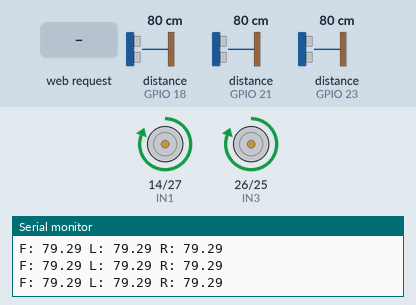
Simulated run of this sketch. Board: ESP32. On the bench: motor-driver pin pairs drawn as motors (green arrow = first pin HIGH = forward, orange = second pin HIGH = backward, longer = more drive), the last lines printed to the serial monitor. Wiring (inferred from the names in the program): 3 × ultrasonic range finder: trigger GPIO 5, echo GPIO 18 / trigger GPIO 19, echo GPIO 21 / trigger GPIO 22, echo GPIO 23. Inputs (shaded band) come from the test bench; at power-on: distance to the obstacle (sensors on GPIO 18, GPIO 21, GPIO 23) 80 cm. The echo pulse lasts 58.3 µs per cm; WiFi joins after 1.5 s; servers stay silent unless stated; random numbers use the default seed unless the sketch sets one.

Above: at 3.93 s.
4.3 s: distance to the obstacle (sensor on GPIO 18) set to 27 cm
7.3 s: distance to the obstacle (sensor on GPIO 18) set to 23 cm
10.3 s: distance to the obstacle (sensor on GPIO 21) set to 29 cm
At 10.3 s:
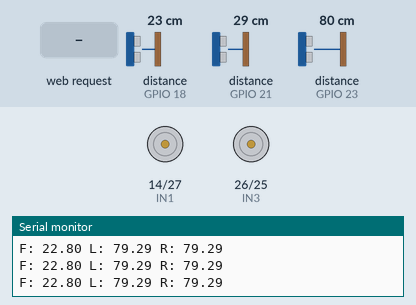
13.3 s: distance to the obstacle (sensor on GPIO 21) set to 23 cm
At 13.35 s:
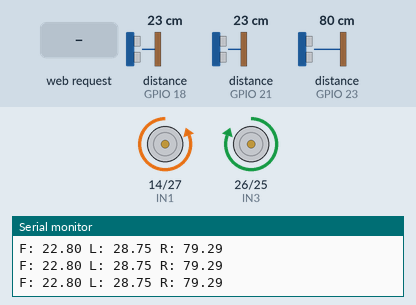
16.3 s: HTTP request GET /back received
At 16.64 s:
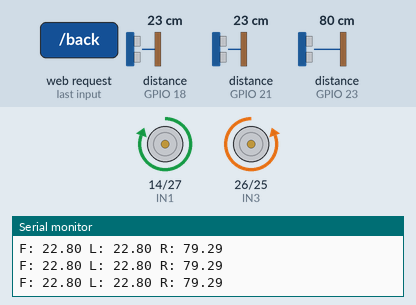
19.3 s: HTTP request GET /manual received
Timing chart, 0 to 21.8 s (numbered marks = the images above; inputs shaded):
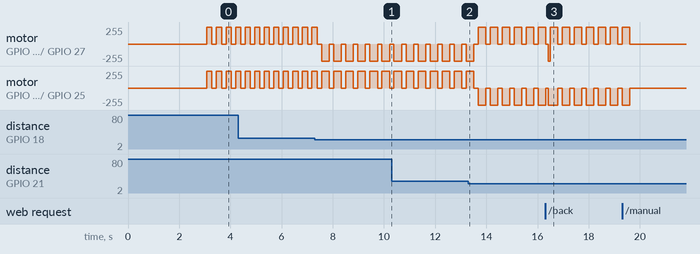

Measured:
- the behaviour switches between 26 and 25 cm on distance to the obstacle (sensor on GPIO 21) (found by bisection; images 1 and 2)

The sketch:

sketch_apr4a.ino
```cpp
#include <WiFi.h>
#include <ArduinoOTA.h>

const char htmlPage[] PROGMEM = R"rawhtml(
<!DOCTYPE html>
<html lang="en">
<head>
<meta charset="UTF-8">
<meta name="viewport" content="width=device-width, initial-scale=1.0">
<title>Rover Control</title>
<style>
  * { margin: 0; padding: 0; box-sizing: border-box; -webkit-tap-highlight-color: transparent; }

  body {
    background: #0f1117;
    color: #e0e6ed;
    font-family: 'Segoe UI', system-ui, sans-serif;
    min-height: 100vh;
    display: flex;
    flex-direction: column;
  }

  /* HEADER */
  header {
    padding: 1rem 1.5rem;
    border-bottom: 1px solid #1e2530;
    display: flex;
    align-items: center;
    justify-content: space-between;
  }

  .title { font-size: 1.1rem; font-weight: 600; color: #fff; letter-spacing: 0.03em; }
  .title span { font-size: 0.7rem; color: #556070; font-weight: 400; margin-left: 8px; }

  .status {
    display: flex;
    align-items: center;
    gap: 6px;
    font-size: 0.72rem;
    color: #556070;
  }

  .dot {
    width: 7px; height: 7px;
    border-radius: 50%;
    background: #22c55e;
    box-shadow: 0 0 6px #22c55e;
    animation: blink 2s infinite;
  }

  @keyframes blink { 0%,100%{opacity:1} 50%{opacity:0.3} }

  /* PAGE */
  .page {
    flex: 1;
    padding: 1.2rem;
    display: flex;
    flex-direction: column;
    gap: 1rem;
    max-width: 500px;
    margin: 0 auto;
    width: 100%;
  }

  /* SENSORS */
  .sensor-row { display: grid; grid-template-columns: 1fr 1fr 1fr; gap: 8px; }

  .sensor {
    background: #161c24;
    border: 1px solid #1e2530;
    border-radius: 8px;
    padding: 0.8rem 0.6rem;
    text-align: center;
  }

  .sensor-label { font-size: 0.6rem; color: #556070; text-transform: uppercase; letter-spacing: 0.1em; margin-bottom: 4px; }
  .sensor-val { font-size: 1.3rem; font-weight: 700; color: #38bdf8; }
  .sensor-val.warn { color: #f87171; }
  .sensor-unit { font-size: 0.55rem; color: #556070; margin-top: 1px; }

  /* MODE */
  .mode-row { display: grid; grid-template-columns: 1fr 1fr; gap: 8px; }

  .mode-btn {
    padding: 0.65rem 1rem;
    border-radius: 8px;
    border: 1px solid #1e2530;
    background: #161c24;
    color: #556070;
    font-size: 0.75rem;
    font-weight: 500;
    cursor: pointer;
    text-decoration: none;
    text-align: center;
    transition: all 0.15s;
    display: flex;
    align-items: center;
    justify-content: center;
    gap: 6px;
  }

  .mode-btn:hover { border-color: #2e3a4a; color: #94a3b8; }
  .mode-btn.active-auto   { border-color: #22c55e; color: #22c55e; background: #0f2018; }
  .mode-btn.active-manual { border-color: #f59e0b; color: #f59e0b; background: #1c1608; }

  /* D-PAD */
  .dpad-section {
    background: #161c24;
    border: 1px solid #1e2530;
    border-radius: 10px;
    padding: 1.2rem 1rem;
  }

  .section-title {
    font-size: 0.6rem;
    text-transform: uppercase;
    letter-spacing: 0.12em;
    color: #556070;
    margin-bottom: 1rem;
  }

  .dpad {
    display: grid;
    grid-template-columns: repeat(3, 1fr);
    gap: 8px;
    max-width: 210px;
    margin: 0 auto;
  }

  .btn {
    aspect-ratio: 1;
    background: #0f1117;
    border: 1px solid #1e2530;
    border-radius: 8px;
    display: flex;
    align-items: center;
    justify-content: center;
    cursor: pointer;
    text-decoration: none;
    color: #94a3b8;
    transition: all 0.1s;
    user-select: none;
    -webkit-user-select: none;
    font-size: 1.1rem;
  }

  .btn:hover { border-color: #38bdf8; color: #38bdf8; background: #0c1c26; }
  .btn:active, .btn.pressed { background: #0c1c26; border-color: #38bdf8; transform: scale(0.92); color: #38bdf8; }

  .btn.stop {
    background: #1a0d10;
    border-color: #3a1520;
    color: #f87171;
    font-size: 0.65rem;
    font-weight: 600;
    letter-spacing: 0.05em;
  }

  .btn.stop:hover { border-color: #f87171; }
  .btn.stop:active, .btn.stop.pressed { border-color: #f87171; transform: scale(0.92); }
  .btn.empty { background: transparent; border-color: transparent; pointer-events: none; }

  /* BOTTOM ROW */
  .bottom-row {
    display: grid;
    grid-template-columns: 1fr 1fr;
    gap: 8px;
  }

  .info-box {
    background: #161c24;
    border: 1px solid #1e2530;
    border-radius: 8px;
    padding: 0.8rem 1rem;
  }

  .info-label { font-size: 0.6rem; color: #556070; text-transform: uppercase; letter-spacing: 0.1em; margin-bottom: 5px; }
  .info-val { font-size: 0.78rem; color: #e0e6ed; font-weight: 500; }
  .info-val.green { color: #22c55e; }
  .info-val.red { color: #f87171; }
  .info-val.blue { color: #38bdf8; }

  /* LOG */
  .log-box {
    background: #161c24;
    border: 1px solid #1e2530;
    border-radius: 8px;
    padding: 0.8rem 1rem;
  }

  .log-inner {
    font-size: 0.65rem;
    color: #556070;
    line-height: 1.7;
    max-height: 80px;
    overflow-y: auto;
  }

  .log-inner .c { color: #38bdf8; }
  .log-inner .g { color: #22c55e; }
  .log-inner .r { color: #f87171; }

  /* TELEM */
  .telem {
    display: flex;
    justify-content: space-between;
    font-size: 0.62rem;
    color: #556070;
    padding: 0 2px 0.5rem;
  }

  .telem b { color: #94a3b8; font-weight: 500; }

  /* KEYBOARD HINT */
  .kbd-hint {
    display: none;
    font-size: 0.62rem;
    color: #556070;
    background: #161c24;
    border: 1px solid #1e2530;
    border-radius: 6px;
    padding: 0.5rem 0.8rem;
    text-align: center;
  }

  kbd {
    background: #1e2530;
    border-radius: 3px;
    padding: 1px 5px;
    font-size: 0.6rem;
    color: #94a3b8;
    font-family: inherit;
  }

  /* DESKTOP */
  @media (min-width: 860px) {
    .kbd-hint { display: block; }

    .page {
      max-width: 1000px;
      display: grid;
      grid-template-columns: 360px 1fr;
      grid-template-rows: auto auto auto 1fr auto;
      grid-template-areas:
        "sensors  sensors"
        "modes    modes"
        "dpad     right"
        "dpad     right"
        "telem    telem";
      gap: 1rem;
      align-items: start;
    }

    .sensor-row  { grid-area: sensors; }
    .mode-row    { grid-area: modes; }
    .dpad-section{ grid-area: dpad; }
    .right-col   { grid-area: right; display: flex; flex-direction: column; gap: 1rem; }
    .telem       { grid-area: telem; padding-bottom: 0; }
    .kbd-hint    { grid-column: 1 / -1; }

    .sensor-val { font-size: 1.6rem; }
    .dpad { max-width: 240px; gap: 10px; }
    .log-inner { max-height: 130px; }
  }
</style>
</head>
<body>

<header>
  <div class="title">Rover Control <span>ESP32</span></div>
  <div class="status"><div class="dot"></div> Connected</div>
</header>

<div class="page">

  <!-- Sensors -->
  <div class="sensor-row">
    <div class="sensor">
      <div class="sensor-label">Left</div>
      <div class="sensor-val" id="distL">—</div>
      <div class="sensor-unit">cm</div>
    </div>
    <div class="sensor">
      <div class="sensor-label">Front</div>
      <div class="sensor-val" id="distF">—</div>
      <div class="sensor-unit">cm</div>
    </div>
    <div class="sensor">
      <div class="sensor-label">Right</div>
      <div class="sensor-val" id="distR">—</div>
      <div class="sensor-unit">cm</div>
    </div>
  </div>

  <!-- Mode -->
  <div class="mode-row">
    <a href="/auto" class="mode-btn" id="btn-auto" onclick="setMode('auto');return false;">
      <svg width="13" height="13" viewBox="0 0 24 24" fill="none" stroke="currentColor" stroke-width="2"><circle cx="12" cy="12" r="3"/><path d="M12 1v4M12 19v4M4.22 4.22l2.83 2.83M16.95 16.95l2.83 2.83M1 12h4M19 12h4M4.22 19.78l2.83-2.83M16.95 7.05l2.83-2.83"/></svg>
      Auto Mode
    </a>
    <a href="/manual" class="mode-btn" id="btn-manual" onclick="setMode('manual');return false;">
      <svg width="13" height="13" viewBox="0 0 24 24" fill="none" stroke="currentColor" stroke-width="2"><rect x="2" y="7" width="20" height="15" rx="2"/><path d="M16 7V5a2 2 0 0 0-4 0v2M12 12v5M9.5 14.5l2.5-2.5 2.5 2.5"/></svg>
      Manual Mode
    </a>
  </div>

  <!-- D-pad -->
  <div class="dpad-section">
    <div class="section-title">Directional Control</div>
    <div class="dpad">
      <div class="btn empty"></div>
      <a href="/forward" class="btn" id="btn-fwd">▲</a>
      <div class="btn empty"></div>

      <a href="/left" class="btn" id="btn-left">◀</a>
      <a href="/stop" class="btn stop" id="btn-stop">STOP</a>
      <a href="/right" class="btn" id="btn-right">▶</a>

      <div class="btn empty"></div>
      <a href="/back" class="btn" id="btn-back">▼</a>
      <div class="btn empty"></div>
    </div>
  </div>

  <!-- Right column -->
  <div class="right-col">

    <div class="bottom-row">
      <div class="info-box">
        <div class="info-label">Status</div>
        <div class="info-val green" id="statusText">Idle</div>
      </div>
      <div class="info-box">
        <div class="info-label">Mode</div>
        <div class="info-val blue" id="modeDisp">Auto</div>
      </div>
      <div class="info-box">
        <div class="info-label">Packets</div>
        <div class="info-val" id="pktDisp">0</div>
      </div>
      <div class="info-box">
        <div class="info-label">Uptime</div>
        <div class="info-val" id="uptimeDisp">00:00</div>
      </div>
    </div>

    <div class="log-box">
      <div class="info-label" style="margin-bottom:6px;">Log</div>
      <div class="log-inner" id="logBox">
        <span class="g">System ready</span><br>
        <span class="c">Awaiting command...</span>
      </div>
    </div>

  </div>

  <!-- Keyboard hint (desktop) -->
  <div class="kbd-hint">
    <kbd>W</kbd> / <kbd>↑</kbd> Forward &nbsp;·&nbsp;
    <kbd>S</kbd> / <kbd>↓</kbd> Reverse &nbsp;·&nbsp;
    <kbd>A</kbd> / <kbd>←</kbd> Left &nbsp;·&nbsp;
    <kbd>D</kbd> / <kbd>→</kbd> Right &nbsp;·&nbsp;
    <kbd>Space</kbd> Stop
  </div>

  <!-- Telemetry -->
  <div class="telem">
    <span>Signal <b id="sigDisp">98%</b></span>
    <span>IP <b>192.168.x.x</b></span>
    <span>Uptime <b id="uptimeTelem">00:00</b></span>
    <span>Pkts <b id="pktTelem">0</b></span>
  </div>

</div>

<script>
  let pkt = 0, pathLog = '';
  const start = Date.now();

  const actionMap = {
    'btn-fwd':   { url:'forward', label:'Forward',    cls:'blue' },
    'btn-back':  { url:'back',    label:'Reverse',    cls:'blue' },
    'btn-left':  { url:'left',    label:'Turn Left',  cls:'blue' },
    'btn-right': { url:'right',   label:'Turn Right', cls:'blue' },
    'btn-stop':  { url:'stop',    label:'Stopped',    cls:'red'  }
  };

  function doAction(id) {
    const a = actionMap[id];
    if (!a) return;
    const st = document.getElementById('statusText');
    st.textContent = a.label;
    st.className = 'info-val ' + a.cls;
    addLog(a.label);
    pkt++;
    document.getElementById('pktDisp').textContent  = pkt;
    document.getElementById('pktTelem').textContent = pkt;
    fetch('/' + a.url).catch(() => {});
  }

  function press(id) {
    document.getElementById(id)?.classList.add('pressed');
    doAction(id);
  }

  function release(id) {
    setTimeout(() => document.getElementById(id)?.classList.remove('pressed'), 140);
  }

  function setMode(m) {
    document.getElementById('btn-auto').className   = 'mode-btn' + (m === 'auto'   ? ' active-auto'   : '');
    document.getElementById('btn-manual').className = 'mode-btn' + (m === 'manual' ? ' active-manual' : '');
    document.getElementById('modeDisp').textContent = m === 'auto' ? 'Auto' : 'Manual';
    document.getElementById('modeDisp').className   = 'info-val ' + (m === 'auto' ? 'green' : 'info-val');
    addLog(m === 'auto' ? 'Auto mode on' : 'Manual mode on', m === 'auto' ? 'g' : 'r');
    fetch('/' + m).catch(() => {});
  }

  function addLog(msg, cls) {
    const box = document.getElementById('logBox');
    const br = document.createElement('br');
    const sp = document.createElement('span');
    sp.className = cls || 'c';
    sp.textContent = msg;
    box.appendChild(br);
    box.appendChild(sp);
    while (box.children.length > 30) box.removeChild(box.firstChild);
    box.scrollTop = box.scrollHeight;
  }

  // Keyboard
  const keyMap = { 'arrowup':'btn-fwd','w':'btn-fwd','arrowdown':'btn-back','s':'btn-back','arrowleft':'btn-left','a':'btn-left','arrowright':'btn-right','d':'btn-right',' ':'btn-stop' };
  const held = new Set();

  document.addEventListener('keydown', e => {
    const id = keyMap[e.key.toLowerCase()];
    if (!id || held.has(id)) return;
    e.preventDefault(); held.add(id); press(id);
  });

  document.addEventListener('keyup', e => {
    const id = keyMap[e.key.toLowerCase()];
    if (!id) return; held.delete(id); release(id);
  });

  // Touch + click
  document.querySelectorAll('.btn:not(.empty)').forEach(b => {
    b.addEventListener('touchstart', e => { e.preventDefault(); press(b.id); }, { passive: false });
    b.addEventListener('touchend',   e => { e.preventDefault(); release(b.id); }, { passive: false });
    b.addEventListener('click',      e => { e.preventDefault(); doAction(b.id); });
  });

  // Sensors
  function fakeSensors() {
    ['F','L','R'].forEach(d => {
      const v = (Math.random() * 200 + 5).toFixed(1);
      const el = document.getElementById('dist' + d);
      el.textContent = v;
      el.className = 'sensor-val' + (parseFloat(v) < 25 ? ' warn' : '');
    });
  }

  function tick() {
    const e = Math.floor((Date.now() - start) / 1000);
    const t = String(Math.floor(e/60)).padStart(2,'0') + ':' + String(e%60).padStart(2,'0');
    document.getElementById('uptimeDisp').textContent  = t;
    document.getElementById('uptimeTelem').textContent = t;
    document.getElementById('sigDisp').textContent = (94 + Math.floor(Math.random()*6)) + '%';
  }

  setMode('auto');
  setInterval(fakeSensors, 2000);
  setInterval(tick, 1000);
  fakeSensors();
</script>
</body>
</html>
)rawhtml";

// -------- WIFI --------
const char* ssid = "Sam33";
const char* password = "123456789";

// -------- MOTOR PINS --------
#define IN1 14
#define IN2 27
#define IN3 26
#define IN4 25

// -------- SENSOR PINS --------
#define TRIG_F 5
#define ECHO_F 18
#define TRIG_L 19
#define ECHO_L 21
#define TRIG_R 22
#define ECHO_R 23

// -------- TUNING --------
const float THRESH_FWD  = 25.0;
const float THRESH_SIDE = 25.0;

float distF = 0, distL = 0, distR = 0;
String pathLog = "";

// -------- MODE --------
bool manualMode = false;

// -------- WEB SERVER --------
WiFiServer server(80);

// -------- MOTOR CONTROL --------
void setLeftMotor(int dir) {
  if (dir == 1) {
    digitalWrite(IN1, HIGH); digitalWrite(IN2, LOW);
  } else if (dir == -1) {
    digitalWrite(IN1, LOW); digitalWrite(IN2, HIGH);
  } else {
    digitalWrite(IN1, LOW); digitalWrite(IN2, LOW);
  }
}

void setRightMotor(int dir) {
  if (dir == 1) {
    digitalWrite(IN3, HIGH); digitalWrite(IN4, LOW);
  } else if (dir == -1) {
    digitalWrite(IN3, LOW); digitalWrite(IN4, HIGH);
  } else {
    digitalWrite(IN3, LOW); digitalWrite(IN4, LOW);
  }
}

void forward() {
  setLeftMotor(1);
  setRightMotor(1);
}

void left() {
  setLeftMotor(-1);
  setRightMotor(1);
}

void right() {
  setLeftMotor(1);
  setRightMotor(-1);
}

void backward() {
  setLeftMotor(-1);
  setRightMotor(-1);
}

void stopBot() {
  setLeftMotor(0);
  setRightMotor(0);
}

// -------- SENSOR --------
float readDistance(int trig, int echo) {
  digitalWrite(trig, LOW); delayMicroseconds(2);
  digitalWrite(trig, HIGH); delayMicroseconds(10);
  digitalWrite(trig, LOW);

  long duration = pulseIn(echo, HIGH, 30000);
  if (duration == 0) return 300;

  return duration * 0.034 / 2;
}

// -------- MOBILE CONTROL --------
void handleWebControl() {
  WiFiClient client = server.available();

  if (client) {
    String request = client.readStringUntil('\r');
    client.flush();

    if (request.indexOf("/forward") != -1) forward();
    else if (request.indexOf("/back") != -1) backward();
    else if (request.indexOf("/left") != -1) left();
    else if (request.indexOf("/right") != -1) right();
    else if (request.indexOf("/stop") != -1) stopBot();
    else if (request.indexOf("/manual") != -1) manualMode = true;
    else if (request.indexOf("/auto") != -1) manualMode = false;

    client.println("HTTP/1.1 200 OK");
    client.println("Content-Type: text/html");
    client.println("Connection: close");
    client.println();
    client.println(htmlPage);
    client.stop();
  }
}

// -------- SETUP --------
void setup() {
  Serial.begin(115200);

  pinMode(IN1, OUTPUT); pinMode(IN2, OUTPUT);
  pinMode(IN3, OUTPUT); pinMode(IN4, OUTPUT);

  pinMode(TRIG_F, OUTPUT); pinMode(ECHO_F, INPUT);
  pinMode(TRIG_L, OUTPUT); pinMode(ECHO_L, INPUT);
  pinMode(TRIG_R, OUTPUT); pinMode(ECHO_R, INPUT);

  WiFi.begin(ssid, password);
  Serial.print("Connecting");

  while (WiFi.status() != WL_CONNECTED) {
    delay(500);
    Serial.print(".");
  }

  Serial.println("\nConnected!");
  Serial.println(WiFi.localIP());

  server.begin();
  ArduinoOTA.begin();

  delay(1500);
}

// -------- LOOP --------
void loop() {

  ArduinoOTA.handle();
  handleWebControl();

  // MANUAL MODE → skip auto
  if (manualMode) return;

  // -------- AUTO MODE --------
  distF = readDistance(TRIG_F, ECHO_F);
  delay(20);
  distL = readDistance(TRIG_L, ECHO_L);
  delay(20);
  distR = readDistance(TRIG_R, ECHO_R);
  delay(20);

  Serial.print("F: "); Serial.print(distF);
  Serial.print(" L: "); Serial.print(distL);
  Serial.print(" R: "); Serial.println(distR);

  if (distF > THRESH_FWD) {
    forward();
    pathLog += 'F';
    delay(200);
  }
  else if (distL > THRESH_SIDE) {
    left();
    pathLog += 'L';
    delay(300);
  }
  else if (distR > THRESH_SIDE) {
    right();
    pathLog += 'R';
    delay(300);
  }
  else {
    right(); delay(300);
    right(); delay(300);
  }

  stopBot();
  delay(100);
}
```
